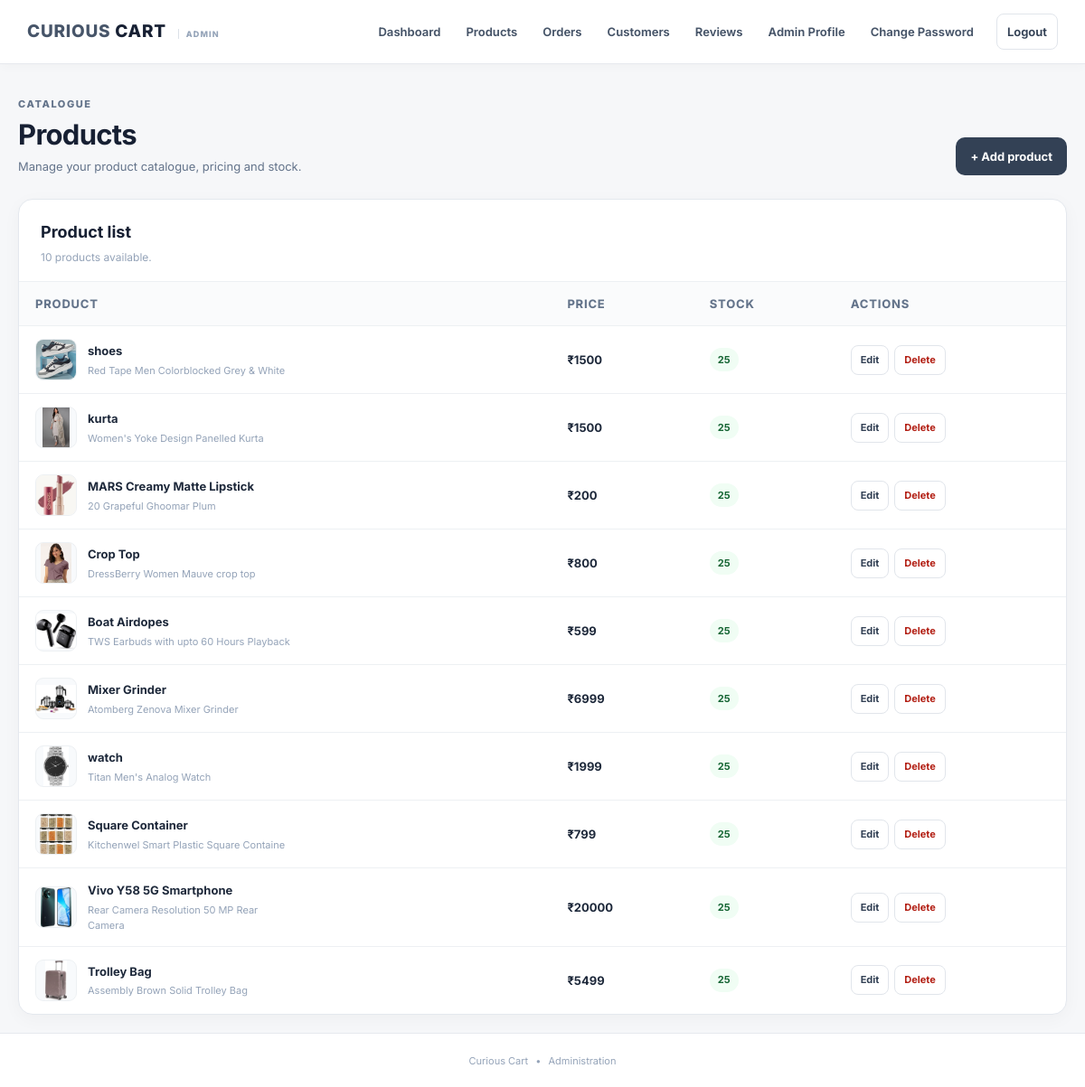
Screenshot of /admin-products (signed in) with the database file from the repository.
### ecom/models.py (models this page shows, shortened)
class Product(models.Model):
    name=models.CharField(max_length=100)
    product_image=models.ImageField(upload_to='product_image/',null=True,blank=True)
    price=models.PositiveIntegerField()
    description=models.CharField(max_length=255)
    category=models.CharField(max_length=80,default='General')
    stock=models.PositiveIntegerField(default=25)
    created_at=models.DateTimeField(auto_now_add=True,null=True)

### ecom/views.py (the view)
# urls.py: path('admin-products', views.admin_products_view,name='admin-products'),
@login_required(login_url='login')
@user_passes_test(is_admin, login_url='login')
def admin_products_view(request):
    products=models.Product.objects.all()
    return render(request,'ecom/admin_products.html',{'products':products})

### ecom/views.py (called while the page is built)
def is_admin(user):
    return user.is_staff or user.is_superuser

### templates/ecom/admin_products.html (shortened to what this page needs)
{% extends 'ecom/admin_base.html' %}
{% load static %}
{% block content %}
<div class="admin-container">
 <div class="admin-page-head"><div><div class="eyebrow">CATALOGUE</div><h1>Products</h1><p>Manage your product catalogue, pricing and stock.</p></div><a class="btn btn-primary" href="{% url 'admin-add-product' %}">+ Add product</a></div>
 <div class="admin-card">
  <div class="admin-card-head"><div><h2>Product list</h2><p>{{ products|length }} products available.</p></div></div>
  <div class="admin-table-wrap"><table class="admin-table"><thead><tr><th>Product</th><th>Price</th><th>Stock</th><th>Actions</th></tr></thead><tbody>
  {% for p in products %}<tr><td><div class="product-cell">{% if p.product_image %}<img src="{{ p.product_image.url }}" alt="{{ p.name }}">{% else %}<div class="product-placeholder">CC</div>{% endif %}<div><strong>{{ p.name }}</strong><small>{{ p.description|truncatechars:55 }}</small></div></div></td><td><strong>₹{{ p.price }}</strong></td><td><span class="stock-pill {% if p.stock == 0 %}out{% elif p.stock < 10 %}low{% endif %}">{{ p.stock }}</span></td><td><div class="table-actions"><a class="icon-btn" href="{% url 'update-product' p.id %}">Edit</a><a class="icon-btn danger" href="{% url 'delete-product' p.id %}" onclick="return confirm('Delete this product?');">Delete</a></div></td></tr>{% empty %}<tr><td colspan="4" class="empty-cell">No products found.</td></tr>{% endfor %}
  </tbody></table></div>
 </div>
</div>
{% endblock %}

### templates/ecom/admin_base.html (shortened to what this page needs)
{% load static %}
<!doctype html>
<html lang="en">
<head>
  <link rel="stylesheet" href="{% static 'css/curious.css' %}">
</head>
<body class="admin-body">
<nav class="admin-nav">
  <div class="cc-wrap admin-nav-inner">
    <a class="admin-brand" href="{% url 'admin-dashboard' %}"><span>CURIOUS</span> CART <small>ADMIN</small></a>
    <div class="admin-links">
      <a href="{% url 'admin-dashboard' %}">Dashboard</a>
      <a href="{% url 'admin-products' %}">Products</a>
      <a href="{% url 'admin-view-booking' %}">Orders</a>
      <a href="{% url 'view-customer' %}">Customers</a>
      <a href="{% url 'admin-reviews' %}">Reviews</a>
      <a href="{% url 'admin-edit-profile' %}">Admin Profile</a>
      <a href="{% url 'admin-change-password' %}">Change Password</a>
      <a class="admin-logout" href="{% url 'logout' %}">Logout</a>
    </div>
  </div>
</nav>
<main class="admin-main">
  {% block content %}{% endblock %}
</main>
<footer class="admin-footer">Curious Cart <span>•</span> Administration</footer>
</body>
</html>

### static/css/curious.css (style rules this page uses)
:root { --ink:#111827;--muted:#6b7280;--line:#e5e7eb;--bg:#f7f8fa;--card:#fff;--accent:#4f46e5;--accent2:#4338ca;--success:#15803d;--danger:#dc2626 }
* { box-sizing:border-box }
body { margin:0;background:var(--bg);color:var(--ink);font-family:Inter,Arial,sans-serif }
.cc-wrap { max-width:1180px;margin:auto;padding:0 20px }
.btn { display:inline-flex;align-items:center;justify-content:center;border-radius:10px;padding:10px 15px;text-decoration:none;border:1px solid transparent;font-weight:700;font-size:13px;cursor:pointer }
.btn-primary { background:var(--accent);color:#fff }
:root { --accent:#334155;--accent2:#1e293b;--focus:#475569;--heart:#dc2626 }
body { color:#1f2937;background:#f8fafc;letter-spacing:0;line-height:1.55 }
.btn-primary { background:#334155 }
.eyebrow { font-size:11px;font-weight:800;letter-spacing:.14em;color:#64748b;margin-bottom:7px }
.admin-body { background:#f6f7f9;color:#172033;min-height:100vh }
.admin-nav { position:sticky;top:0;z-index:100;background:#fff;border-bottom:1px solid #e6e9ee;box-shadow:0 2px 12px rgba(15,23,42,.03) }
.admin-nav-inner { min-height:70px;display:flex;align-items:center;justify-content:space-between;gap:24px }
.admin-brand { color:#172033;text-decoration:none;font-weight:800;font-size:19px;letter-spacing:.04em }
.admin-brand span { color:#475569 }
.admin-brand small { font-size:9px;color:#94a3b8;border-left:1px solid #dbe1e8;margin-left:8px;padding-left:8px;letter-spacing:.12em }
.admin-links { display:flex;align-items:center;gap:6px }
.admin-links a { color:#475569;text-decoration:none;font-size:13px;font-weight:650;padding:9px 11px;border-radius:8px }
.admin-links .admin-logout { margin-left:8px;border:1px solid #e1e5eb;color:#334155 }
.admin-main { min-height:calc(100vh - 130px);padding:36px 20px 20px }
.admin-container { max-width:1180px;margin:0 auto }
.admin-page-head { display:flex;justify-content:space-between;align-items:flex-end;gap:24px;margin:0 0 26px }
.admin-page-head h1 { margin:0;font-size:31px;line-height:1.15;letter-spacing:-.7px }
.admin-page-head p { margin:7px 0 0;color:#64748b;font-size:13px }
.admin-page-head .btn { white-space:nowrap }
.admin-card { background:#fff;border:1px solid #e4e8ee;border-radius:16px;box-shadow:0 5px 20px rgba(15,23,42,.035);overflow:hidden }
.admin-card-head { padding:22px 24px 17px;display:flex;justify-content:space-between;align-items:flex-start;gap:16px }
.admin-card-head h2 { font-size:18px;margin:0;color:#172033 }
.admin-card-head p { font-size:12px;color:#94a3b8;margin:5px 0 0 }
.admin-table-wrap { overflow-x:auto }
.admin-table { width:100%;border-collapse:collapse;min-width:600px }
.admin-table th { background:#fafbfc;color:#64748b;font-size:11px;text-transform:uppercase;letter-spacing:.06em;font-weight:750 }
.admin-table th,.admin-table td { padding:14px 18px;text-align:left;border-top:1px solid #edf0f3;font-size:13px;vertical-align:middle }
.admin-table td { color:#475569 }
.admin-table td strong { color:#1e293b }
.admin-table td small { display:block;color:#94a3b8;font-size:11px;margin-top:3px }
.count-pill,.neutral-pill,.status-pill,.stock-pill { display:inline-flex;align-items:center;min-height:26px;padding:4px 9px;border-radius:999px;font-size:11px;font-weight:700 }
.stock-pill { background:#f0fdf4;color:#166534 }
.product-cell { display:flex;align-items:center;gap:12px;min-width:220px }
.product-cell img { width:46px;height:46px;border-radius:9px;object-fit:contain;background:#f8fafc;border:1px solid #edf0f3 }
.product-cell small { max-width:230px }
.table-actions { display:flex;gap:6px;flex-wrap:wrap }
.icon-btn { display:inline-flex;text-decoration:none;padding:7px 10px;border-radius:8px;border:1px solid #e1e5eb;color:#334155;font-size:11px;font-weight:700;background:#fff }
.icon-btn.danger { color:#b42318 }
.admin-footer { height:60px;border-top:1px solid #e6e9ee;background:#fff;color:#94a3b8;text-align:center;font-size:11px;padding:22px }
.admin-footer span { padding:0 5px }

### rows the page displays
Product: product_image (picture), name "shoes", description "Red Tape Men Colorblocked Grey & White", price "1500", stock "25"
Product: product_image (picture), name "kurta", description "Women's Yoke Design Panelled Kurta", price "1500", stock "25"
Product: product_image (picture), name "MARS Creamy Matte Lipstick", description "20 Grapeful Ghoomar Plum", price "200", stock "25"
Product: product_image (picture), name "Crop Top", description "DressBerry Women Mauve crop top", price "800", stock "25"
Product: product_image (picture), name "Boat Airdopes", description "TWS Earbuds with upto 60 Hours Playback", price "599", stock "25"
Product: product_image (picture), name "Mixer Grinder", description "Atomberg Zenova Mixer Grinder", price "6999", stock "25"
Product: product_image (picture), name "watch", description "Titan Men's Analog Watch", price "1999", stock "25"
Product: product_image (picture), name "Square Container", description "Kitchenwel Smart Plastic Square Containe", price "799", stock "25"
Product: product_image (picture), name "Vivo Y58 5G Smartphone", description "Rear Camera Resolution 50 MP Rear Camera", price "20000", stock "25"
Product: product_image (picture), name "Trolley Bag", description "Assembly Brown Solid Trolley Bag", price "5499", stock "25"

### other values shown
{{ products|length }} "10"
